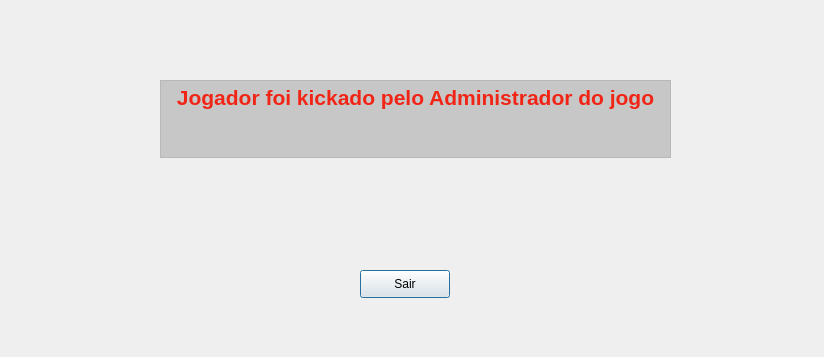
<?xml version="1.0" encoding="UTF-8"?>
<ui version="4.0">
 <class>Kick</class>
 <widget class="QDialog" name="Kick">
  <property name="geometry">
   <rect>
    <x>0</x>
    <y>0</y>
    <width>824</width>
    <height>357</height>
   </rect>
  </property>
  <property name="windowTitle">
   <string>Kick</string>
  </property>
  <widget class="QTextEdit" name="textEdit">
   <property name="geometry">
    <rect>
     <x>160</x>
     <y>80</y>
     <width>511</width>
     <height>78</height>
    </rect>
   </property>
   <property name="palette">
    <palette>
     <active>
      <colorrole role="Base">
       <brush brushstyle="SolidPattern">
        <color alpha="255">
         <red>199</red>
         <green>199</green>
         <blue>199</blue>
        </color>
       </brush>
      </colorrole>
      <colorrole role="AlternateBase">
       <brush brushstyle="SolidPattern">
        <color alpha="255">
         <red>202</red>
         <green>202</green>
         <blue>202</blue>
        </color>
       </brush>
      </colorrole>
     </active>
     <inactive>
      <colorrole role="Base">
       <brush brushstyle="SolidPattern">
        <color alpha="255">
         <red>199</red>
         <green>199</green>
         <blue>199</blue>
        </color>
       </brush>
      </colorrole>
      <colorrole role="AlternateBase">
       <brush brushstyle="SolidPattern">
        <color alpha="255">
         <red>202</red>
         <green>202</green>
         <blue>202</blue>
        </color>
       </brush>
      </colorrole>
     </inactive>
     <disabled>
      <colorrole role="Base">
       <brush brushstyle="SolidPattern">
        <color alpha="255">
         <red>247</red>
         <green>247</green>
         <blue>247</blue>
        </color>
       </brush>
      </colorrole>
      <colorrole role="AlternateBase">
       <brush brushstyle="SolidPattern">
        <color alpha="255">
         <red>202</red>
         <green>202</green>
         <blue>202</blue>
        </color>
       </brush>
      </colorrole>
     </disabled>
    </palette>
   </property>
   <property name="html">
    <string>&lt;!DOCTYPE HTML PUBLIC &quot;-//W3C//DTD HTML 4.0//EN&quot; &quot;http://www.w3.org/TR/REC-html40/strict.dtd&quot;&gt;
&lt;html&gt;&lt;head&gt;&lt;meta name=&quot;qrichtext&quot; content=&quot;1&quot; /&gt;&lt;style type=&quot;text/css&quot;&gt;
p, li { white-space: pre-wrap; }
&lt;/style&gt;&lt;/head&gt;&lt;body style=&quot; font-family:'Cantarell'; font-size:11pt; font-weight:400; font-style:normal;&quot;&gt;
&lt;p align=&quot;center&quot; style=&quot; margin-top:0px; margin-bottom:0px; margin-left:0px; margin-right:0px; -qt-block-indent:0; text-indent:0px;&quot;&gt;&lt;span style=&quot; font-size:16pt; font-weight:600; color:#f12516;&quot;&gt;Jogador foi kickado pelo Administrador do jogo&lt;/span&gt;&lt;/p&gt;&lt;/body&gt;&lt;/html&gt;</string>
   </property>
  </widget>
  <widget class="QPushButton" name="pushButton">
   <property name="geometry">
    <rect>
     <x>360</x>
     <y>270</y>
     <width>90</width>
     <height>28</height>
    </rect>
   </property>
   <property name="text">
    <string>Sair</string>
   </property>
  </widget>
 </widget>
 <resources/>
 <connections/>
</ui>
